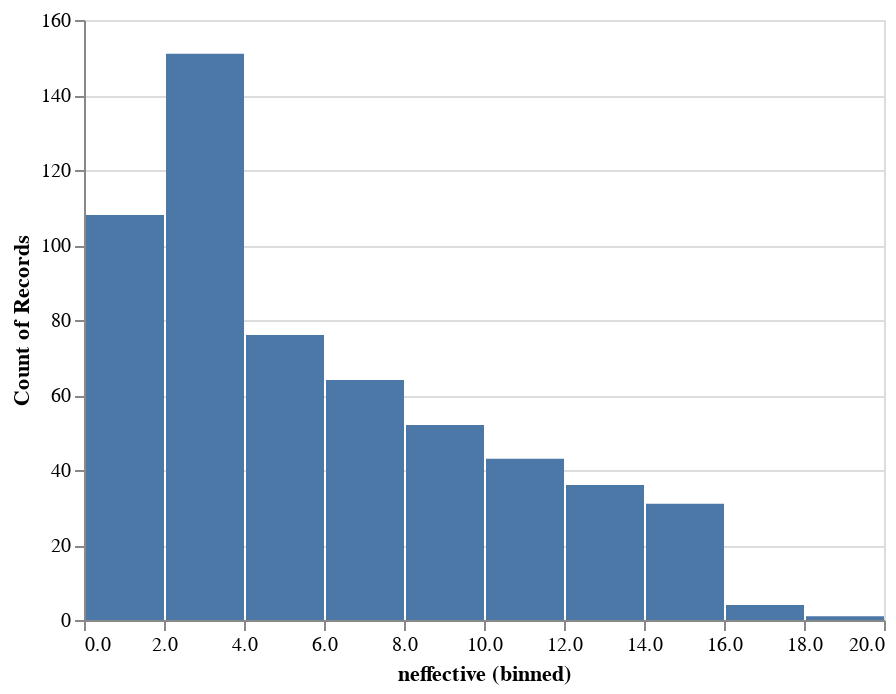

Notebook source saved alongside this figure:
### Code cell
alt.Chart(entropy).mark_bar().encode(
    x=alt.X("neffective:Q", bin=True),
    y="count():Q"
)

### Figure 1 — Vega-Lite specification as saved in the notebook (floating-point values rounded to 4 significant figures; data arrays with more than 128 entries replaced by an {"elided": "..."} marker saying what was removed)
{"$schema": "https://vega.github.io/schema/vega-lite/v3.3.0.json", "config": {"mark": {"tooltip": null}, "view": {"height": 300, "width": 400}}, "data": {"name": "data-14fdc8a3248816ff61b03ad5dfa65b0b"}, "datasets": {"data-14fdc8a3248816ff61b03ad5dfa65b0b": {"elided": "566 records"}}, "encoding": {"x": {"bin": true, "field": "neffective", "type": "quantitative"}, "y": {"aggregate": "count", "type": "quantitative"}}, "mark": "bar"}
